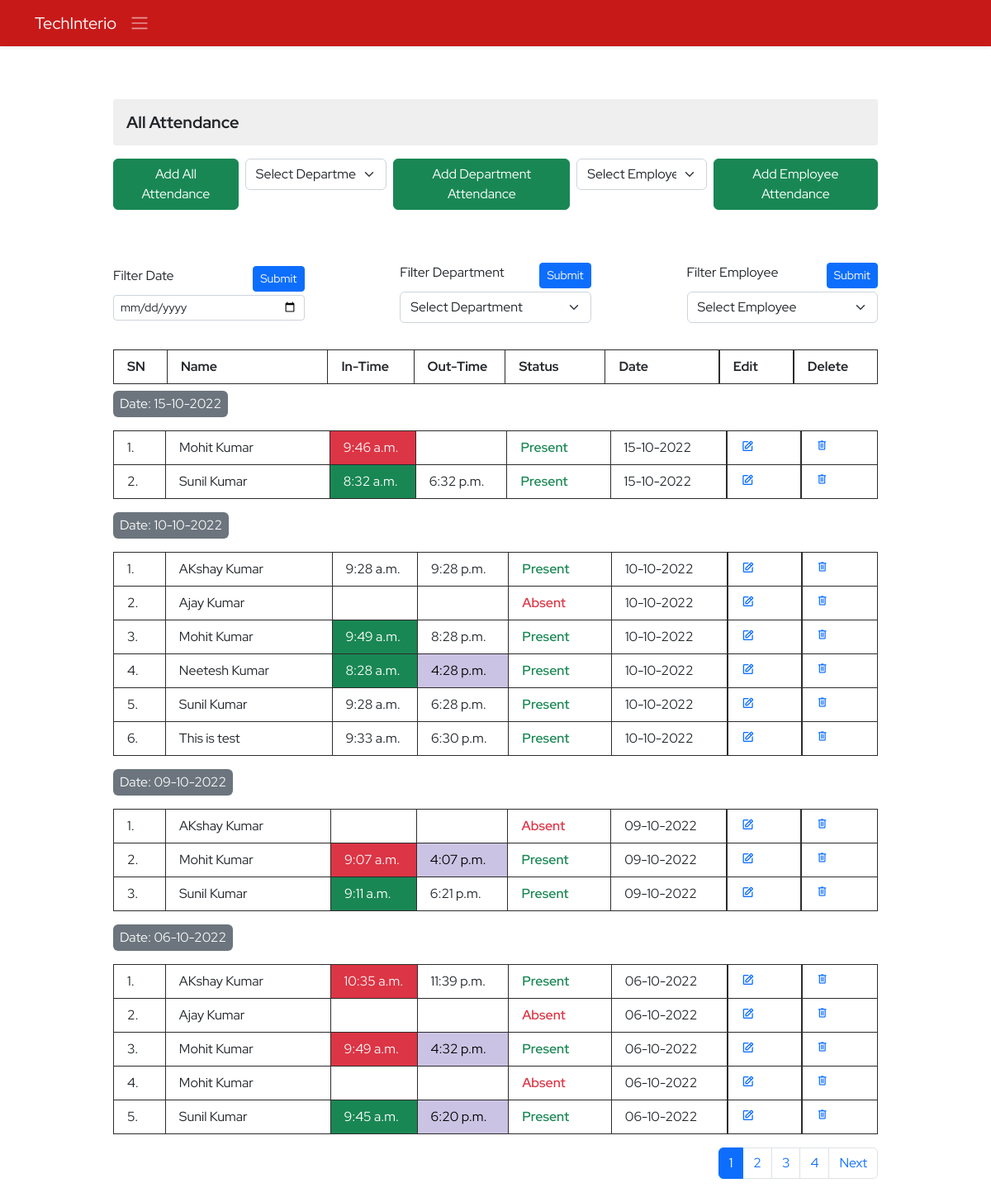
The app's page /ems/attendance/ (signed in), older data.
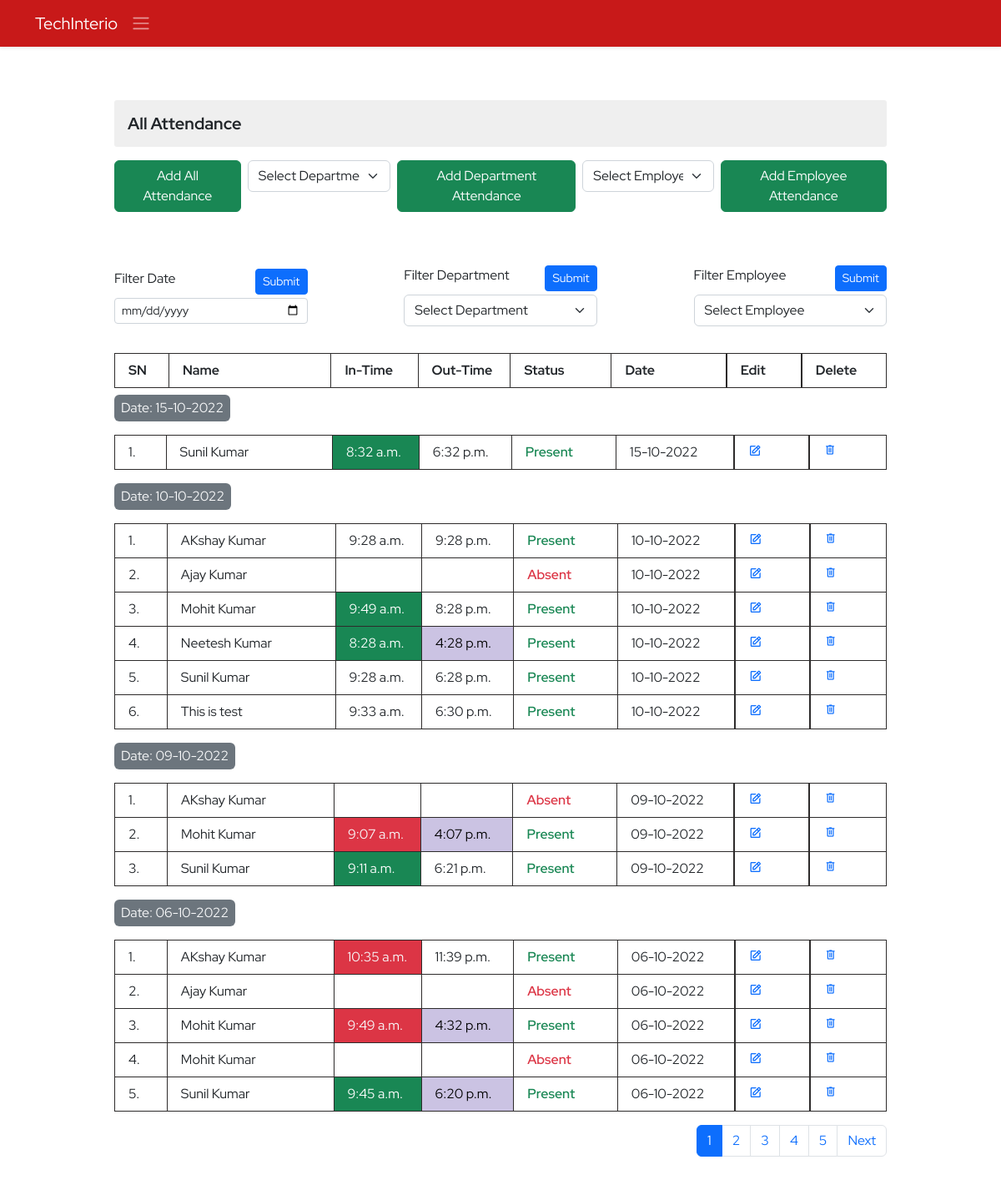
The same page, newer data.
### ems/models.py (models this page shows, shortened)
class Attendance(models.Model):
    employee=models.ForeignKey(Employee,on_delete=models.CASCADE)
    intime=models.TimeField(blank=True, null=True)
    outtime=models.TimeField(blank=True,null=True)
    present=models.BooleanField(default=False)
    date=models.DateField()
    is_late=models.BooleanField(default=False)
    created_at = models.DateTimeField(auto_now_add=True,blank=True,null=True)
    updated_at = models.DateTimeField(auto_now=True,blank=True,null=True)
    @property
    def nocolor(self):
        if self.intime != None:
            split_intime=str(self.intime).split(":")
            intime_hour=int(split_intime[0])
            intime_minute=int(split_intime[1])
            if intime_hour == 9:
                if intime_minute >20 and intime_minute < 45:
                    return True
    @property
    def lightPurple(self):
        if self.outtime != None:
            split_outtime=str(self.outtime).split(":")
            outtime_hour=int(split_outtime[0])
            outtime_minute=int(split_outtime[1])
            if outtime_hour >= 16 and outtime_hour <= 18:
                if outtime_hour == 18 and outtime_minute >20:
                    return False
                return True
    @property
    def OnionPurple(self):
        if self.outtime != None:
            split_outtime=str(self.outtime).split(":")
            outtime_hour=int(split_outtime[0])
            outtime_minute=int(split_outtime[1])
            if outtime_hour >= 8 and outtime_hour <= 16:
                return True
        return False

class Employee(models.Model):
    empid=models.AutoField(primary_key=True)
    employeeid=models.IntegerField(unique=True, null=True, blank=True)
    user=models.OneToOneField(User,on_delete=models.CASCADE)
    name=models.CharField(max_length=50)
    father_name=models.CharField(max_length=50)
    mother_name=models.CharField(max_length=50,null=True,blank=True)
    avtar=models.ImageField(upload_to='employee_profile_images', blank=True , default='profile.jpg')
    dob=models.DateField()
    email=models.EmailField(max_length=100)
    mobile_no=models.IntegerField()
    emergency_mobile_no=models.IntegerField(null=True,blank=True)
    address=models.OneToOneField(Address, on_delete=models.CASCADE,blank=True, null=True,)
    designation=models.CharField(max_length=70,null=True, blank=True)
    role=models.ForeignKey(Role, on_delete=models.SET_NULL,blank=True, null=True,)
    department=models.ForeignKey(Department, on_delete=models.SET_NULL,blank=True, null=True,)
    joining_date=models.DateField(null=True, blank=True)
    status=models.CharField(max_length=15)
    def __str__(self):
        return self.name
    @property
    def imageURL(self):
        try:
            url=self.avtar.url
        except:
            url=''
        return url
    class Meta:
        ordering = ('name',)

### ems/views.py (the view, shortened to what this page needs)
# urls.py: path('attendance/',attendance,name='attendance'),
@login_required()
def attendance(request):
    context={}
    try:
        if not request.user.is_superuser:
            profile_obj=Employee.objects.get(user=request.user)
            context['profile']=profile_obj
        em_list=list()
        attendance_dates=list()
        nested_attendance=list()
        employees=Employee.objects.all()
        departments=Department.objects.all()
        attendances_objs=Attendance.objects.all().order_by('-date')
        attendances_objs.order_by('employee')
        for attend in attendances_objs:
            if attend.date in attendance_dates:
                pass
            else:
                attendance_dates.append(attend.date)
        for i in attendance_dates:
            obj=Attendance.objects.filter(date=i).order_by('employee')
            nested_attendance.append(obj)
        for item in employees:
            if item.status == 'Working':
                em_list.append(item)
        paginator=Paginator(nested_attendance,4)
        page_no=request.GET.get('page')
        total_pages=paginator.page_range
        nested_attendance_pages=paginator.get_page(page_no)
        context['pages']=total_pages
        context['employees']=em_list
        context['departments']=departments
        context['filter_employees']=employees
        context['nested_attendence']=nested_attendance_pages
    except Exception as e:
        print('Attendance Exception ',e)
    return render(request,'ems/attendance.html',context)

### ems/templates/ems/attendance.html (shortened to what the changed rows need)
{% extends './base.html' %}
{% block body %}
<section class="py-4">
    <div class="container">
        <div class="row d-flex justify-content-center">
            <div class="col-sm-8 col-md-10 my-3 col-12 overflow-auto">
                <table class=" attendance-table my-2">
                    <tr>
                        <th class="sn">SN</th>
                        <th class="name">Name</th>
                        <th class="in-time">In-Time</th>
                        <th class="out-time">Out-Time</th>
                        <th class="status">Status</th>
                        <th class="date">Date</th>
                        <th class="edit">Edit</th>
                        <th class="delete">Delete</th>
                    </tr>
                </table>
                {% for nest in nested_attendence %}
                <div class="d-flex align-items-center my-2 mb-3 justify-content-between">
                    {% if nest.count == 1 %}
                    <span class="bg-secondary p-1 px-2 rounded text-light">Date: {{nest.0.date| date:"d-m-Y"}}</span>
                    {% else %}
                    <span class="bg-secondary p-1 px-2 rounded text-light">Date: {{nest.0.date| date:"d-m-Y"}}</span>
                    {% endif %}
                </div>
                <table class="attendance-table">
                    {% for item in nest %}
                    <tr>
                        <td class="sn" >{{forloop.counter}}.</td>
                        <td class="name">{{item.employee.name}}</td>
                        {% if item.is_late == True %}
                        <td  class="bg-danger text-light in-time">{{item.intime | time}}</td>
                        {% elif item.nocolor == True %}
                        <td class=" text-dark in-time">{{item.intime | time}} </td>
                        {% elif item.intime %}
                        <td class="bg-success text-white in-time">{{item.intime | time}} </td>
                        {% else %}
                        <td class="in-time"></td>
                        {% endif %}
                        {% if item.lightPurple == True %}
                        <td class="light-purple out-time">{{item.outtime | time}}</td>
                        {% elif item.OnionPurple %}
                        <td class="onion-purple out-time">{{item.outtime | time}} </td>
                        {% else %}
                        <td class="out-time">{{item.outtime | time}} </td>
                        {% endif %}
                        {% if item.present %}
                        <td class="text-success fw-semibold status">Present</td>
                        {% else %}
                        <td class="text-danger fw-semibold status">Absent</td>
                        {% endif %}
                        <td class="date">{{item.date | date:"d-m-Y"}}</td>
                        <td class="text-primary  edit">
                            <i class='bx bx-edit'
                                onclick="editAttendance('{{item.employee.name}}','{{item.intime | time:'G'}}','{{item.outtime| time:'G'}}','{{item.present}}','{{item.date| date:'Y-m-d'}}','{{item.id}}')"
                                data-bs-toggle="modal" data-bs-target="#editmodal"></i>
                        </td>
                        <td class=" delete"><a href="{% url 'ems:attendance-delete' item.id %}"
                                class="attedance-delete"><span class="material-symbols-outlined">
                                </span></a></td>
                    </tr>
                    {% endfor %}
                </table>
                {% endfor %}
                <nav aria-label="Page navigation example">
                    <ul class="pagination justify-content-end">
                        {% if pages %}
                        {% for p in pages %}
                        {% if p == nested_attendence.number %}
                        <li class="page-item active" aria-current="page"><a class="page-link "
                                href="?page={{p}}">{{p}}</a></li>
                        {% else %}
                        <li class="page-item "><a class="page-link" href="?page={{p}}">{{p}}</a></li>
                        {% endif %}
                        {% endfor %}
                        {% endif %}
                    </ul>
                </nav>
            </div>
        </div>
    </div>
</section>
{% endblock body %}

Row changes from the older to the newer data that the page shows:
no longer on this page (row edited): Attendance: date "15-10-2022", employee.name "Mohit Kumar", intime "9:46 a.m.", present "Present", date "15-10-2022"
Text that changed along with them:
list line gone: "Date:"
new list line: "Date:"
new list line: "15-10-2022"
new list line: "5"
